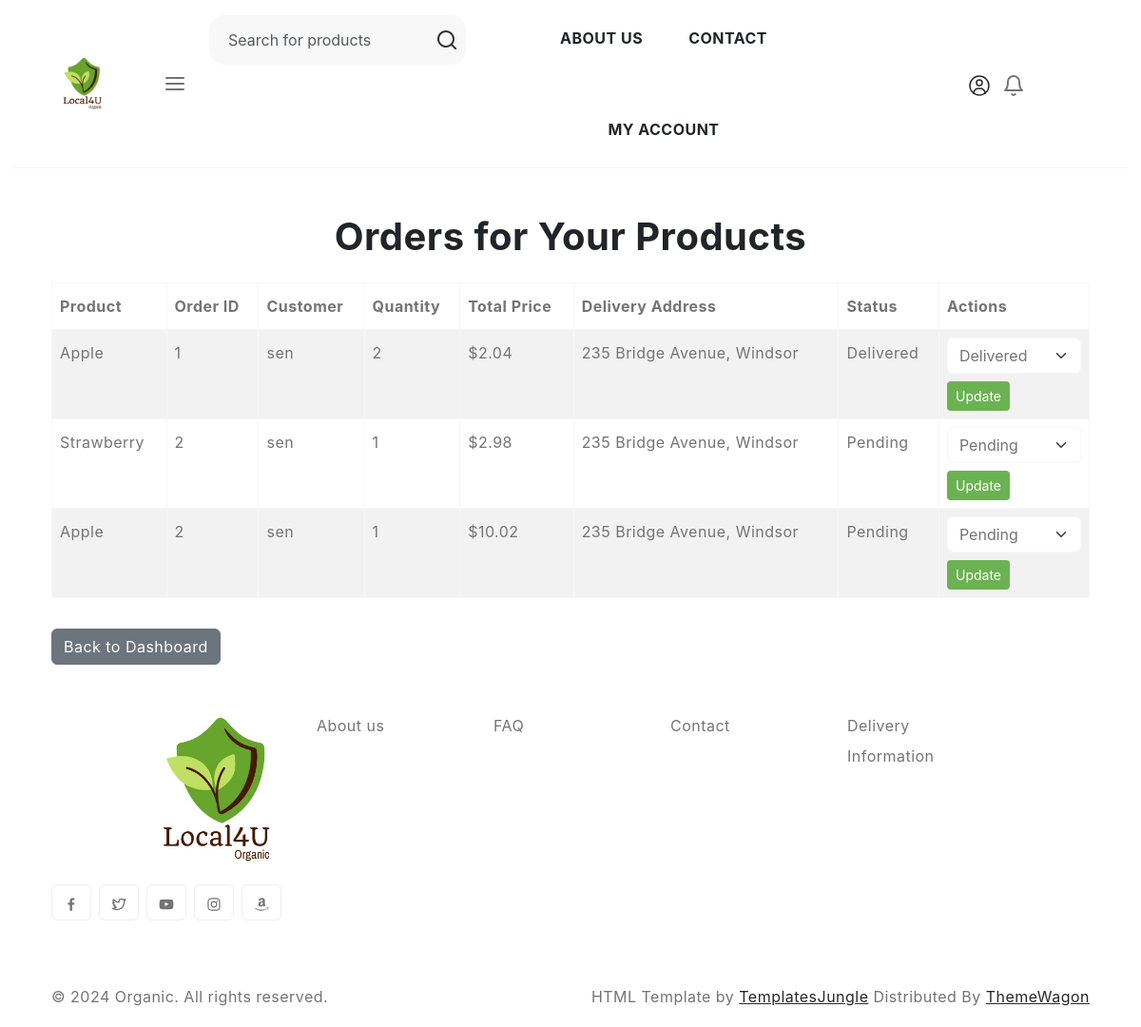
The page /order/farmer/orders/ (signed in) on the database its author committed.
### order/models.py (models this page shows, shortened)
class OrderItem(models.Model):
    STATUS_CHOICES = [
        ('Pending', 'Pending'),
        ('Shipped', 'Shipped'),
        ('Delivered', 'Delivered'),
    ]
    order = models.ForeignKey(Order, on_delete=models.CASCADE, related_name='items')
    product = models.ForeignKey(Product, on_delete=models.CASCADE, null=True, blank=True)
    farmer = models.ForeignKey(Farmer, on_delete=models.CASCADE, null=True, blank=True)
    quantity = models.PositiveIntegerField(null=True, blank=True)
    price = models.DecimalField(max_digits=10, decimal_places=2)  # Price when the order is placed
    status = models.CharField(max_length=20, choices=STATUS_CHOICES, default='Pending')
    def total_price(self):
        return self.price * self.quantity

class Order(models.Model):
    STATUS_CHOICES = [
        ('Pending', 'Pending'),
        ('Fulfilled', 'Fulfilled'),
        ('Delivered', 'Delivered'),
        ('Cancelled', 'Cancelled'),
    ]
    customer = models.ForeignKey(Customer, on_delete=models.CASCADE)
    guest_name = models.CharField(max_length=100, null=True, blank=True)
    guest_email = models.EmailField(null=True, blank=True)
    guest_address = models.TextField(null=True, blank=True)
    status = models.CharField(max_length=20, choices=STATUS_CHOICES, default='Pending')
    delivery_address = models.TextField()
    order_date = models.DateTimeField(auto_now_add=True)

### product/models.py (models this page shows, shortened)
class Product(models.Model):
    name = models.CharField(max_length=200)  # Name of the product
    description = models.TextField()  # Detailed description of the product
    category = models.ForeignKey(Category, on_delete=models.CASCADE)  # Category to which the product belongs
    price = models.DecimalField(max_digits=10, decimal_places=2)  # Original price of the product
    discounted_price = models.DecimalField(max_digits=10, decimal_places=2, null=True, blank=True)  # Discounted price if applicable
    stock = models.PositiveIntegerField()  # Available stock quantity
    farmer = models.ForeignKey(Farmer, on_delete=models.CASCADE)  # Farmer who owns the product
    created_at = models.DateTimeField(auto_now_add=True)  # Timestamp when the product was added
    updated_at = models.DateTimeField(auto_now=True)  # Timestamp when the product was last updated
    image = models.ImageField(upload_to='product_images/', null=True, blank=True)  # Optional product image

### accounts/models.py (models this page shows, shortened)
class Customer(models.Model):
    user = models.OneToOneField(CustomUser, on_delete=models.CASCADE)

class CustomUser(AbstractUser):
    USER_TYPES = (
        ('farmer', 'Farmer'),
        ('customer', 'Customer'),
    )
    full_name = models.CharField(max_length=100, blank=True)
    address = models.CharField(max_length=255)
    contact_number = models.CharField(max_length=15)
    user_type = models.CharField(max_length=10, choices=USER_TYPES)
    profile_picture = models.ImageField(upload_to='static/profile_pictures/', null=True, blank=True)

### order/views.py (the view)
# urls.py: path('farmer/orders/', views.farmer_orders, name='farmer_orders'),
@login_required
def farmer_orders(request):
    farmer = request.user.farmer
    order_items = OrderItem.objects.filter(farmer=farmer).select_related('order', 'product')
    return render(request, 'farmer_orders.html', {'order_items': order_items})

### accounts/templatetags/notification_tags.py (called while the page is built)
@register.filter
def unread_notifications(user):
    if user.is_authenticated:
        return user.notifications.filter(is_read=False).count()
    return 0

### order/context_processors.py (called while the page is built)
def cart_data(request):
    return {"cart": request.session.get("cart", {})}

### order/templatetags/cart_filters.py (called while the page is built)
@register.filter
def sum_cart_total(cart_items):
    total = 0
    for item in cart_items:
        total += float(item['price']) * item['quantity']
    return total

@register.filter
def is_not_farmer_or_admin(user):
    return user.is_authenticated and user.user_type not in ['farmer', 'admin']

### product/context_processors.py (called while the page is built)
def category_menu(request):
    categories = Category.objects.all()
    return {'categories': categories}

### templates/farmer_orders.html (shortened to what this page needs)
{% extends 'base.html' %}
{% load static %}
{% block body_block %}
<div class="container mt-5">
    <h1 class="text-center">Orders for Your Products</h1>
    <div class="mt-4">
        {% if order_items %}
            <table class="table table-striped table-bordered">
                <thead>
                    <tr>
                        <th>Product</th>
                        <th>Order ID</th>
                        <th>Customer</th>
                        <th>Quantity</th>
                        <th>Total Price</th>
                        <th>Delivery Address</th>
                        <th>Status</th>
                        <th>Actions</th>
                    </tr>
                </thead>
                <tbody>
                    {% for item in order_items %}
                        <tr>
                            <td>{{ item.product.name }}</td>
                            <td>{{ item.order.id }}</td>
                            <td>{{ item.order.customer.user.username }}</td>
                            <td>{{ item.quantity }}</td>
                            <td>${{ item.total_price }}</td>
                            <td>{{ item.order.delivery_address }}</td>
                            <td>{{ item.status }}</td>
                            <td>
                                <form method="POST" action="{% url 'update_order_item_status' item.id %}">
                                    <select name="status" class="form-select">
                                        <option value="Pending" {% if item.status == 'Pending' %}selected{% endif %}>Pending</option>
                                        <option value="Delivered" {% if item.status == 'Delivered' %}selected{% endif %}>Delivered</option>
                                    </select>
                                    <button type="submit" class="btn btn-primary btn-sm mt-2">Update</button>
                                </form>
                            </td>
                        </tr>
                    {% endfor %}
                </tbody>
            </table>
        {% else %}
            <p class="text-center">No orders found for your products.</p>
        {% endif %}
        <a href="{% url 'farmer_dashboard' %}" class="btn btn-secondary mt-3">Back to Dashboard</a>
    </div>
</div>
{% endblock %}

### static/style.css (style rules this page uses)
body { --heading-font : "Inter", sans-serif; --bs-link-color: #333; --bs-link-hover-color:#333; --bs-link-color-rgb: 40,40,40; --bs-link-hover-color-rgb: 0,0,0; --bs-light-rgb: 248, 248, 248; --bs-font-sans-serif: "Inter", sans-serif; --bs-body-font-family: var(--bs-font-sans-serif); --bs-body-font-size: 1rem; --bs-body-font-weight: 400; --bs-body-line-height: 2; --bs-body-color: #747474; --bs-primary: #6BB252; --bs-primary-rgb: 107, 178, 82; --bs-secondary: #364127; --bs-secondary-rgb: 54, 65, 39; --bs-danger: #F95F09; --bs-danger-rgb: 249, 95, 9; --bs-success: #a3be4c; --bs-success-rgb: 163, 190, 76; --bs-primary-bg-subtle: #FFF9EB; --bs-success-bg-subtle: #eef5e5; --bs-border-color: #F7F7F7; }
.btn-primary { --bs-btn-color: #fff; --bs-btn-bg: var(--bs-primary); --bs-btn-border-color: transparent; --bs-btn-hover-color: #fff; --bs-btn-hover-bg: #f7a422; --bs-btn-hover-border-color: transparent; --bs-btn-focus-shadow-rgb: 49,132,253; --bs-btn-active-color: #fff; --bs-btn-active-bg: var(--bs-primary); --bs-btn-active-border-color: transparent; --bs-btn-active-shadow: inset 0 3px 5px rgba(0, 0, 0, 0.125); --bs-btn-disabled-color: #fff; --bs-btn-disabled-bg: #d3d7dd; --bs-btn-disabled-border-color: transparent; }
body { letter-spacing: 0.03em; }
h1,h2,h3,h4,h5,h6 { font-family: var(--heading-font); color: var(--bs-dark); font-weight: 700; }
.container, .container-fluid, .container-lg, .container-md, .container-sm, .container-xl, .container-xxl { --bs-gutter-x: 3rem; }

### rows shown on the page
OrderItem: product.name "Apple", order.id "1", order.customer.user.username "sen", quantity "2", total_price "2.04", order.delivery_address "235 Bridge Avenue, Windsor", status "Delivered"
OrderItem: product.name "Strawberry", order.id "2", order.customer.user.username "sen", quantity "1", total_price "2.98", order.delivery_address "235 Bridge Avenue, Windsor", status "Pending"
OrderItem: product.name "Apple", order.id "2", order.customer.user.username "sen", quantity "1", total_price "10.02", order.delivery_address "235 Bridge Avenue, Windsor", status "Pending"
